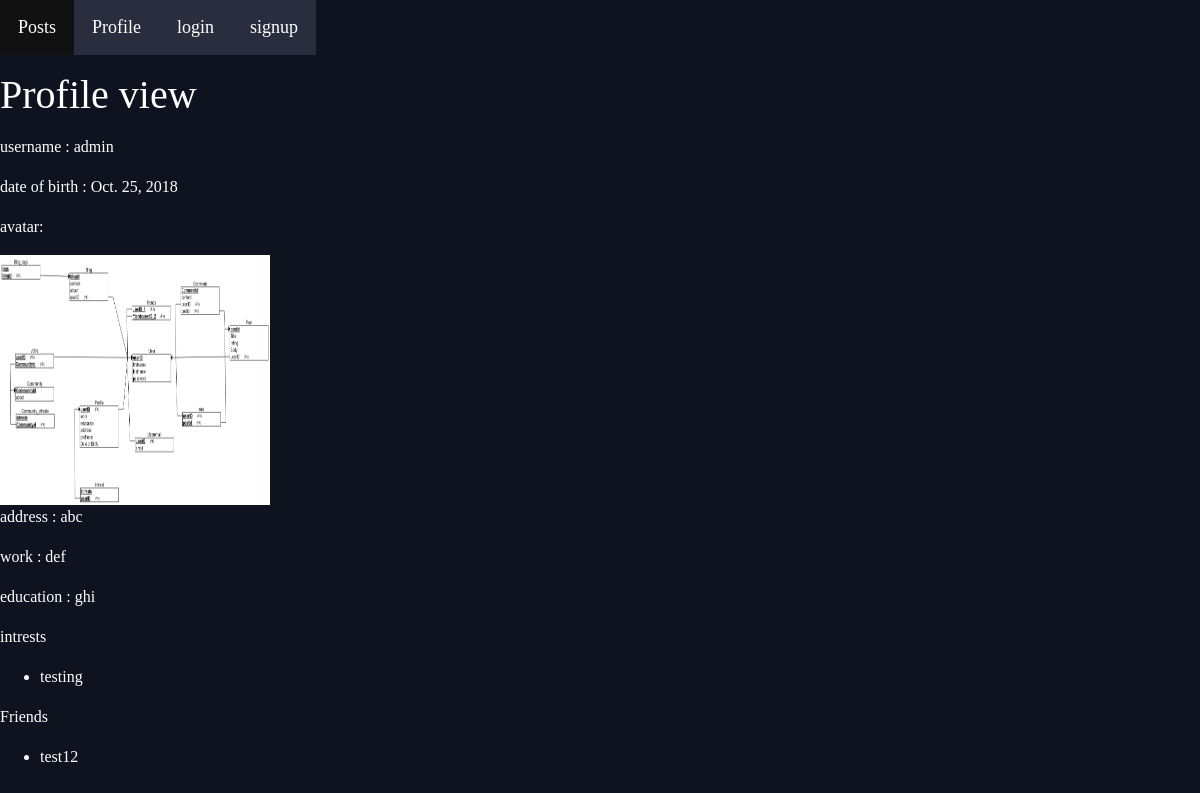
Screenshot of /social/profile/1 with the database file from the repository.
### social/models.py (models this page shows, shortened)
class profile(models.Model):
    user= models.OneToOneField(User, on_delete= models.CASCADE)
    dob=  models.DateField('date of birth',blank=True,null=True)
    avatar= models.ImageField(blank=True,null=True)
    address = models.CharField(max_length= 50, blank=True,null=True)
    work = models.CharField(max_length= 20, blank=True,null=True)
    education = models.CharField(max_length= 20, blank=True,null=True)

class userintrests(models.Model):
    Profile= models.ForeignKey(profile, related_name='intrests', on_delete= models.CASCADE)
    intrest = models.CharField(max_length=10)

### social/views.py (the view)
# urls.py: path(r'profile/<int:user_id>', views.OtherUserProfileView,name='profileview'),
def OtherUserProfileView(request, user_id):
    temp = get_object_or_404(User,pk=user_id)
    profiles= profile.objects.get(user= temp)
    intrestlist = userintrests.objects.filter(Profile = profiles).values('intrest')
    try:
        friends = Friend.objects.get(current_user= temp)
        friendslist = friends.users.all()
    except Friend.DoesNotExist:
        friendslist = False
    context = {
            'profile': profiles,
            'intrestlist': intrestlist,
            'friendslist':friendslist,
                }
    return render(request, 'social/profile.html', context)

### social/templates/social/profile.html
{% extends "basegeneric.html" %}
{% block content %}
  <p> <h1>Profile view</h1> </p>
  <p>username : {{profile.user.username}}</p>
  <p>date of birth : {{profile.dob}}</p>
  <p> avatar: </p>
  {% if profile.avatar %}
  <img src="{{profile.avatar.url}}" alt="Profile picture" width="270" height="250"">
  {% endif %}
  <p>address : {{profile.address}}</p>
  <p>work : {{profile.work}}</p>
  <p>education : {{profile.education}}</p>
  <p> intrests <p>
  {% if intrestlist %}
    <ul>
    {% for intrests in intrestlist %}
        <li>{{intrests.intrest}}</li>
    {% endfor %}
    </ul>
  {%else%}
    <p>no intrests</p>
  {%endif%}
  <p> Friends <p>
  {% if friendslist %}
    <ul>
    {% for friend in friendslist %}
        <li>{{friend.username}}</li>
    {% endfor %}
    </ul>
  {%else%}
    <p>no Friends</p>
  {%endif%}
{% endblock %}

### static/styles.css (style rules this page uses)
body { background-color: #0f121f; background-repeat-y: no-repeat; color: #fff; }
body * { font-family: Ubuntu; }
h1, h2, h3, h4, h5 { font-weight: normal; margin: 0; }

### rows the page displays
profile: user.username "admin", dob "Oct. 25, 2018", avatar (picture), address "abc", work "def", education "ghi"
userintrests: intrest "testing"

### other values shown
{{ friend.username }} "test12"
